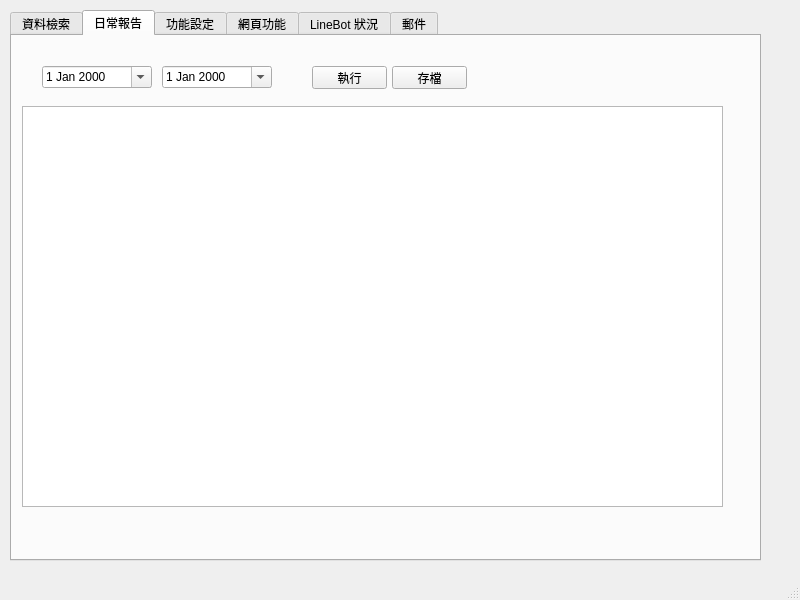
<?xml version="1.0" encoding="UTF-8"?>
<ui version="4.0">
 <class>TinyControlCenter</class>
 <widget class="QMainWindow" name="TinyControlCenter">
  <property name="geometry">
   <rect>
    <x>0</x>
    <y>0</y>
    <width>800</width>
    <height>600</height>
   </rect>
  </property>
  <property name="windowTitle">
   <string>TinyControlCenter</string>
  </property>
  <widget class="QWidget" name="centralwidget">
   <widget class="QTabWidget" name="tabWidget">
    <property name="geometry">
     <rect>
      <x>10</x>
      <y>10</y>
      <width>751</width>
      <height>551</height>
     </rect>
    </property>
    <property name="currentIndex">
     <number>1</number>
    </property>
    <widget class="QWidget" name="tab">
     <attribute name="title">
      <string>資料檢索</string>
     </attribute>
     <widget class="QGroupBox" name="groupBox_2">
      <property name="geometry">
       <rect>
        <x>0</x>
        <y>10</y>
        <width>741</width>
        <height>511</height>
       </rect>
      </property>
      <property name="title">
       <string>資料查詢</string>
      </property>
      <widget class="QLineEdit" name="lineEdit">
       <property name="geometry">
        <rect>
         <x>20</x>
         <y>60</y>
         <width>381</width>
         <height>20</height>
        </rect>
       </property>
      </widget>
      <widget class="QComboBox" name="comboBox">
       <property name="geometry">
        <rect>
         <x>20</x>
         <y>20</y>
         <width>69</width>
         <height>22</height>
        </rect>
       </property>
       <item>
        <property name="text">
         <string>ORD</string>
        </property>
       </item>
       <item>
        <property name="text">
         <string>STK</string>
        </property>
       </item>
       <item>
        <property name="text">
         <string>MTL</string>
        </property>
       </item>
       <item>
        <property name="text">
         <string>TQC</string>
        </property>
       </item>
       <item>
        <property name="text">
         <string>WIP</string>
        </property>
       </item>
       <item>
        <property name="text">
         <string>CPS</string>
        </property>
       </item>
       <item>
        <property name="text">
         <string>CR2</string>
        </property>
       </item>
       <item>
        <property name="text">
         <string>PAY</string>
        </property>
       </item>
      </widget>
      <widget class="QPushButton" name="btn_LoadData">
       <property name="geometry">
        <rect>
         <x>410</x>
         <y>60</y>
         <width>75</width>
         <height>23</height>
        </rect>
       </property>
       <property name="text">
        <string>執行</string>
       </property>
      </widget>
      <widget class="QPushButton" name="btn_SaveCSV">
       <property name="geometry">
        <rect>
         <x>490</x>
         <y>60</y>
         <width>75</width>
         <height>23</height>
        </rect>
       </property>
       <property name="text">
        <string>存成CSV</string>
       </property>
      </widget>
      <widget class="QTableWidget" name="tableWidget">
       <property name="geometry">
        <rect>
         <x>20</x>
         <y>90</y>
         <width>711</width>
         <height>401</height>
        </rect>
       </property>
       <property name="rowCount">
        <number>3</number>
       </property>
       <property name="columnCount">
        <number>3</number>
       </property>
       <row/>
       <row/>
       <row/>
       <column/>
       <column/>
       <column/>
      </widget>
      <widget class="QPushButton" name="btn_SaveXLS">
       <property name="geometry">
        <rect>
         <x>570</x>
         <y>60</y>
         <width>75</width>
         <height>23</height>
        </rect>
       </property>
       <property name="text">
        <string>存成XLS</string>
       </property>
      </widget>
     </widget>
    </widget>
    <widget class="QWidget" name="tab_6">
     <attribute name="title">
      <string>日常報告</string>
     </attribute>
     <widget class="QTableWidget" name="tableWidget_3">
      <property name="geometry">
       <rect>
        <x>10</x>
        <y>70</y>
        <width>701</width>
        <height>401</height>
       </rect>
      </property>
     </widget>
     <widget class="QPushButton" name="btn_RepData">
      <property name="geometry">
       <rect>
        <x>300</x>
        <y>30</y>
        <width>75</width>
        <height>23</height>
       </rect>
      </property>
      <property name="text">
       <string>執行</string>
      </property>
     </widget>
     <widget class="QPushButton" name="btn_RepExcel">
      <property name="geometry">
       <rect>
        <x>380</x>
        <y>30</y>
        <width>75</width>
        <height>23</height>
       </rect>
      </property>
      <property name="text">
       <string>存檔</string>
      </property>
     </widget>
     <widget class="QDateEdit" name="dateEdit">
      <property name="geometry">
       <rect>
        <x>30</x>
        <y>30</y>
        <width>110</width>
        <height>22</height>
       </rect>
      </property>
      <property name="calendarPopup">
       <bool>true</bool>
      </property>
     </widget>
     <widget class="QDateEdit" name="dateEdit_2">
      <property name="geometry">
       <rect>
        <x>150</x>
        <y>30</y>
        <width>110</width>
        <height>22</height>
       </rect>
      </property>
      <property name="calendarPopup">
       <bool>true</bool>
      </property>
     </widget>
    </widget>
    <widget class="QWidget" name="tab_2">
     <attribute name="title">
      <string>功能設定</string>
     </attribute>
     <widget class="QGroupBox" name="groupBox">
      <property name="geometry">
       <rect>
        <x>10</x>
        <y>20</y>
        <width>120</width>
        <height>80</height>
       </rect>
      </property>
      <property name="title">
       <string>網路切換</string>
      </property>
      <widget class="QPushButton" name="LANButton">
       <property name="geometry">
        <rect>
         <x>20</x>
         <y>20</y>
         <width>75</width>
         <height>23</height>
        </rect>
       </property>
       <property name="text">
        <string>區域網路</string>
       </property>
      </widget>
      <widget class="QPushButton" name="WLANButton">
       <property name="geometry">
        <rect>
         <x>20</x>
         <y>50</y>
         <width>75</width>
         <height>23</height>
        </rect>
       </property>
       <property name="text">
        <string>WiFi</string>
       </property>
      </widget>
     </widget>
    </widget>
    <widget class="QWidget" name="tab_3">
     <attribute name="title">
      <string>網頁功能</string>
     </attribute>
    </widget>
    <widget class="QWidget" name="tab_4">
     <attribute name="title">
      <string>LineBot 狀況</string>
     </attribute>
     <widget class="QComboBox" name="comboBox_2">
      <property name="geometry">
       <rect>
        <x>0</x>
        <y>10</y>
        <width>111</width>
        <height>22</height>
       </rect>
      </property>
      <item>
       <property name="text">
        <string>List User</string>
       </property>
      </item>
      <item>
       <property name="text">
        <string>Check Status</string>
       </property>
      </item>
     </widget>
     <widget class="QPushButton" name="btn_LineBot">
      <property name="geometry">
       <rect>
        <x>120</x>
        <y>10</y>
        <width>75</width>
        <height>23</height>
       </rect>
      </property>
      <property name="text">
       <string>執行</string>
      </property>
     </widget>
     <widget class="QTableWidget" name="tableWidget_2">
      <property name="geometry">
       <rect>
        <x>0</x>
        <y>40</y>
        <width>351</width>
        <height>471</height>
       </rect>
      </property>
      <property name="rowCount">
       <number>3</number>
      </property>
      <property name="columnCount">
       <number>2</number>
      </property>
      <row/>
      <row/>
      <row/>
      <column/>
      <column/>
     </widget>
    </widget>
    <widget class="QWidget" name="tab_5">
     <attribute name="title">
      <string>郵件</string>
     </attribute>
     <widget class="QPushButton" name="btn_SendMail">
      <property name="geometry">
       <rect>
        <x>120</x>
        <y>140</y>
        <width>75</width>
        <height>23</height>
       </rect>
      </property>
      <property name="text">
       <string>寄送信件</string>
      </property>
     </widget>
    </widget>
   </widget>
  </widget>
  <widget class="QMenuBar" name="menubar">
   <property name="geometry">
    <rect>
     <x>0</x>
     <y>0</y>
     <width>800</width>
     <height>21</height>
    </rect>
   </property>
  </widget>
  <widget class="QStatusBar" name="statusbar"/>
 </widget>
 <resources/>
 <connections/>
</ui>
